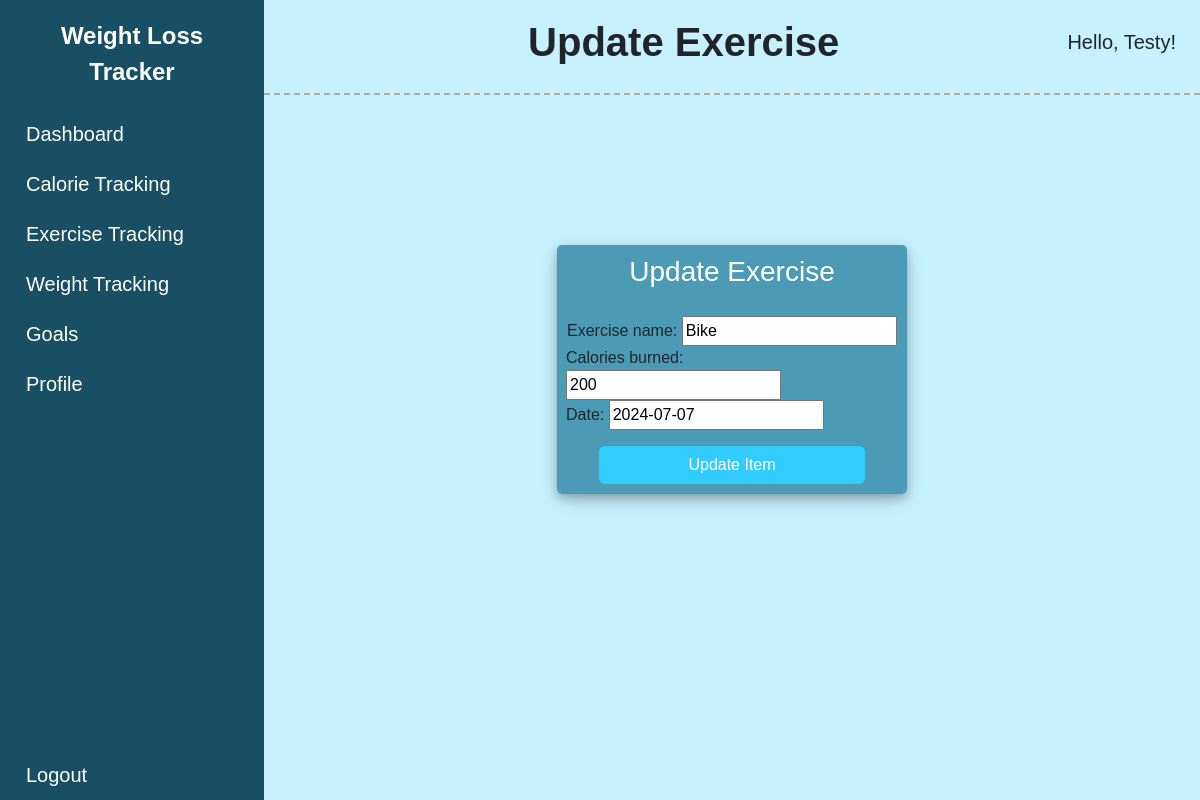
The app's page /update-exercise/1 (signed in) with its own data.
### weight/models.py (models this page shows, shortened)
class Exercise(models.Model):
    exercise_name = models.CharField(max_length=100, null=True)
    calories_burned = models.IntegerField(default=0, null=True)
    date = models.DateField(default=datetime.date.today, null=True)
    user = models.ForeignKey(User, on_delete=models.CASCADE, null=True)

### weight/views.py (the view, shortened to what this page needs)
# urls.py: path('update-exercise/<str:pk>', views.update_exercise, name='weight-update-exercise'),
@login_required(login_url='login')
def update_exercise(request, pk):
    exercise = Exercise.objects.get(pk=pk)
    form = CreateExercise(instance=exercise)
    return render(request, "weight/update_exercise.html", {"title": "Update Exercise", "pagename": "Update Exercise", "form": form})

### weight/forms.py
class CreateExercise(ModelForm):
    class Meta:
        model = Exercise
        fields = ('exercise_name', 'calories_burned', 'date')

### weight/templates/weight/update_exercise.html (shortened to what this page needs)
{% extends "weight/base.html" %}
{% block content %}
    <body>
        <div class="container h-100">
            <div class="d-flex justify-content-center h-100">
                <div class="user_card">
                    <div class="d-flex justify-content-center">
                        <h3 id="form-title">Update Exercise</h3>
                    </div>
                    <div class="d-flex justify-content-center form_container">
                        <form method="POST" action="">
                            <div class="input-group mb-3">
                                {{ form }}
                            </div>
                            <div class="d-flex justify-content-center mt-3 login_container">
                                <input class="btn login_btn" type="submit" value="Update Item">
                            </div>
                        </form>
                    </div>
                </div>
            </div>
        </div>
    </body>
{% endblock content %}

### weight/templates/weight/base.html (shortened to what this page needs)
{% load static %}
<!DOCTYPE html>
<html lang="en">
<head>
    <link href="https://cdn.lineicons.com/4.0/lineicons.css" rel="stylesheet" />
    <link href="https://cdn.jsdelivr.net/npm/bootstrap@5.3.3/dist/css/bootstrap.min.css" rel="stylesheet"
>
    <link rel="stylesheet" type="text/css" href="{% static "weight/main.css" %}">
</head>
<body>
    <div class="d-flex">
        <aside id="sidebar" class="sidebar-toggle">
            <div class="sidebar-logo">
                <a href="{% url "weight-dashboard" %}">Weight Loss Tracker</a>
            </div>
            <ul class="sidebar-nav p-0">
                <li class="sidebar-item">
                    <a href="{% url  "weight-dashboard"%}" class="sidebar-link">
                        <span>Dashboard</span>
                    </a>
                </li>
                <li class="sidebar-item">
                    <a href="{% url "weight-calories" %}" class="sidebar-link">
                        <span>Calorie Tracking</span>
                    </a>
                </li>
                <li class="sidebar-item">
                    <a href="{% url "weight-exercise" %}" class="sidebar-link">
                        <span>Exercise Tracking</span>
                    </a>
                </li>
                <li class="sidebar-item">
                    <a href="{% url "weight-tracking" %}" class="sidebar-link">
                        <span>Weight Tracking</span>
                    </a>
                </li>
                <li class="sidebar-item">
                    <a href="{% url "weight-goals" user.id %}" class="sidebar-link">
                        <span>Goals</span>
                    </a>
                </li>
                <li class="sidebar-item">
                    <a href="{% url "weight-profile" %}" class="sidebar-link">
                        <span>Profile</span>
                    </a>
                </li>
            </ul>
            <div class="sidebar-footer">
                <a href="{% url "logout" %}" class="sidebar-link">
                    <span>Logout</span>
                </a>
            </div>
        </aside>
        <div class="main">
            <nav class="navbar navbar-expand">
                <button class="toggler-btn" type="button">
                </button>
                <div class="title">
                    {% if pagename %}
                        <h1>{{pagename}}</h1>
                    {% else %}
                        <h1>Weight Loss Tracker</h1>
                    {% endif %}
                </div>
                <div style="position: relative">
                    <h5>Hello, {{ user.first_name }}!</h5>
                </div>
            </nav>
            <div>
                {% block content %} {% endblock content %}
            </div>
        </div>
    </div>
</body>
</html>

### weight/static/weight/main.css (style rules this page uses)
body { font-family: 'Optima', sans-serif; }
h1 { font-weight: 800; text-align: center; }
li { list-style: none; }
a { text-decoration: none; }
.main { min-height: 100vh; width: 100%; overflow: hidden; background-color: #c8f1ff; float: none; }
#sidebar { max-width: 264px; min-width: 264px; transition: all 0.35s ease-in-out; background-color: #194f62; display: flex; flex-direction: column; }
.toggler-btn { background-color: transparent; cursor: pointer; border: 0; }
.navbar { padding: 1.15rem 1.5rem; border-bottom: 2px dashed #b3a8a8; display: flex; }
.title { text-align: center; font-size: 36px; line-height: 180%; flex:1 0 auto; }
.sidebar-nav { flex: 1 1 auto; }
.sidebar-logo { padding: 1.15rem 1.5rem; text-align: center; }
.sidebar-logo a { color: #FFF; font-weight: 800; font-size: 1.5rem; }
a.sidebar-link { padding: .625rem 1.625rem; color: #FFF; position: relative; transition: all 0.35s; display: block; font-size: 1.25rem; }

### weight/templates/weight/update_exercise.html (style rules this page uses)
body, html { margin: 0; padding: 0; height: 100%; background: #c8f1ff !important; }
.user_card { top:150px; width: 350px; background: #4c9bb6; position: relative; display: flex; justify-content: center; flex-direction: column; padding: 10px; box-shadow: 0 4px 8px 0 rgba(0, 0, 0, 0.2), 0 6px 20px 0 rgba(0, 0, 0, 0.19); -webkit-box-shadow: 0 4px 8px 0 rgba(0, 0, 0, 0.2), 0 6px 20px 0 rgba(0, 0, 0, 0.19); -moz-box-shadow: 0 4px 8px 0 rgba(0, 0, 0, 0.2), 0 6px 20px 0 rgba(0, 0, 0, 0.19); border-radius: 5px;w }
.form_container { margin-top: 20px; }
#form-title { color: #fff; }
.login_btn { width: 100%; background: #33ccff !important; color: white !important; }
.login_container { padding: 0 2rem; }

### records on screen
Exercise: exercise_name "Bike", calories_burned "200", date "2024-07-07"

### other values on screen
{{ pagename }} "Update Exercise"
{{ user.first_name }} "Testy"
